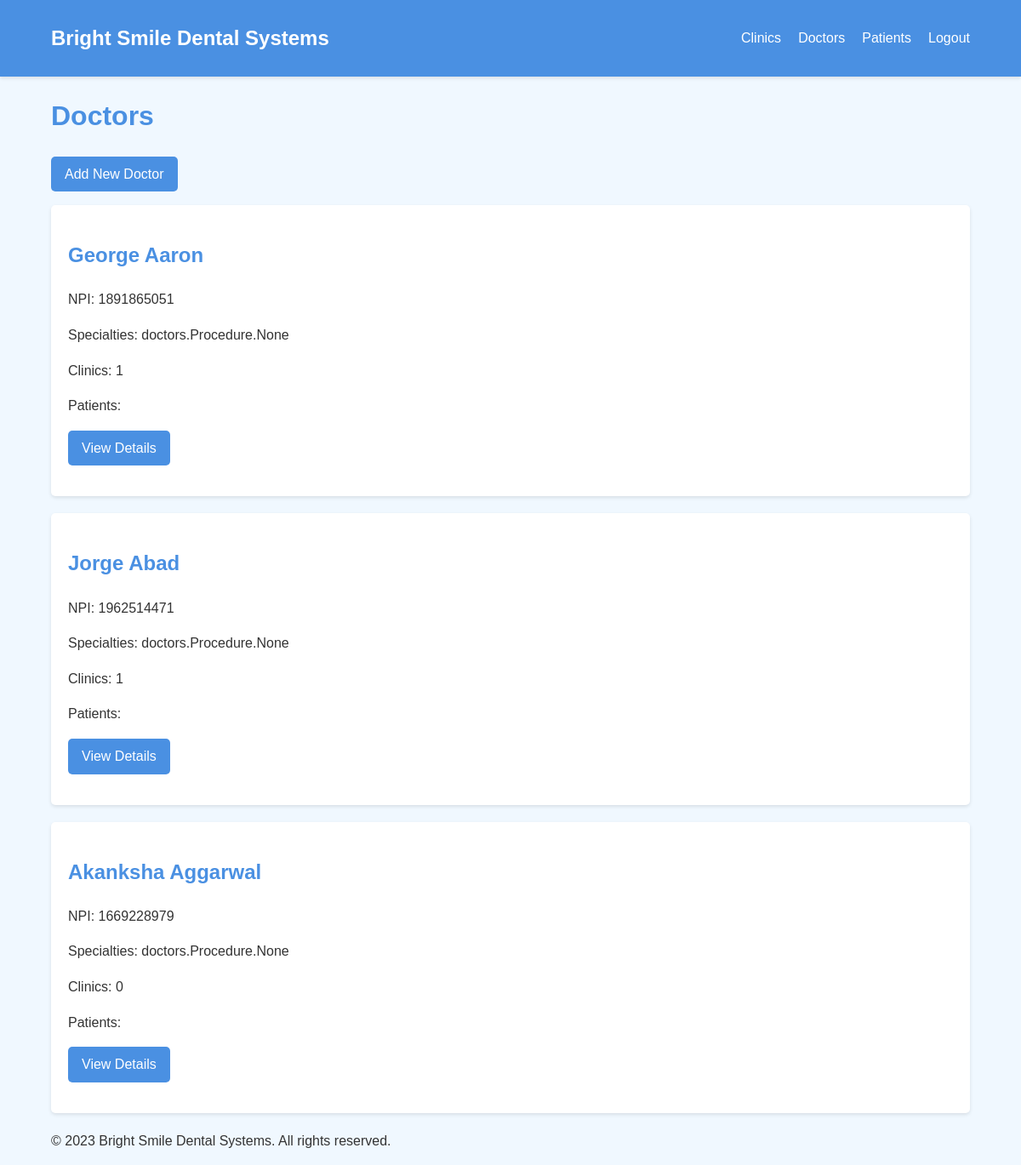
Page /doctors/list/ on the committed database.
### doctors/models.py (models this page shows, shortened)
class Doctor(models.Model):
    npi = models.IntegerField()
    name = models.CharField(max_length=200)
    office_address = models.CharField(max_length=200)
    specialties = models.ManyToManyField(Procedure, blank=True)

### doctors/views.py (the view)
# urls.py: path("list/", DoctorListView.as_view(), name='list-doctors'),
class DoctorListView(ListView):
    model = Doctor
    context_object_name = 'doctors'
    template_name = "doctors_list.html"
    def get_context_data(self,**kwargs):
        context = super().get_context_data(**kwargs)
        patients_count = (
            Visit.objects.values('doctor')
            .annotate(total_patients=Count('patient', distinct=True))
        )
        context['no_of_affiliated_patients'] = {item['doctor']: item['total_patients'] for item in patients_count}
        return context

### doctors/templates/doctors_list.html (shortened to what this page needs)
{% extends 'base.html' %}
{% block content %}
<h1>Doctors</h1>
<a href="{% url 'doctors_urls:create-doctor' %}" class="btn">Add New Doctor</a>
<div class="card-grid">
    {% for doctor in doctors %}
    <div class="card">
        <h2>{{ doctor.name }}</h2>
        <p>NPI: {{ doctor.npi }}</p>
        <p>Specialties: {{ doctor.specialties|join:", " }}</p>
        <p>Clinics: {{ doctor.working_in.count }}</p>
        <p>Patients: {{ doctor.patients_count }}</p>
        <a href="{% url 'doctors_urls:detail-doctor' doctor.id %}" class="btn">View Details</a>
    </div>
    {% endfor %}
</div>
{% endblock %}

### static/css/style.css (style rules this page uses)
:root { --primary-color: #4a90e2; --secondary-color: #f0f8ff; --accent-color: #ff6b6b; --text-color: #333333; --light-gray: #f5f5f5; --dark-gray: #666666; }
body { font-family: Arial, sans-serif; line-height: 1.6; color: var(--text-color); background-color: var(--secondary-color); margin: 0; padding: 0; }
h1, h2, h3 { color: var(--primary-color); }
.btn { display: inline-block; background-color: var(--primary-color); color: white; padding: 0.5rem 1rem; text-decoration: none; border-radius: 5px; transition: background-color 0.3s ease; margin-bottom: 1rem; }
.card { background-color: white; border-radius: 5px; box-shadow: 0 2px 4px rgba(0, 0, 0, 0.1); padding: 20px; margin-bottom: 20px; }

### rows in the picture
Doctor: name "George Aaron", npi "1891865051", specialties "doctors.Procedure.None", working_in.count "1"
Doctor: name "Jorge Abad", npi "1962514471", specialties "doctors.Procedure.None", working_in.count "1"
Doctor: name "Akanksha Aggarwal", npi "1669228979", specialties "doctors.Procedure.None", working_in.count "0"
